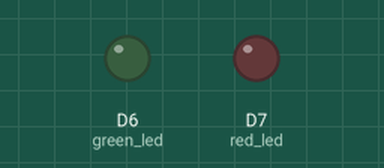
Simulated run of this sketch. Board: ESP8266 (NodeMCU). On the bench: output pins drawn as LEDs (lit = HIGH).

Above: at 0.84 s.
At 2.27 s:
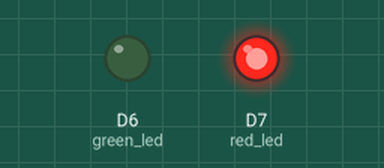
Timing chart, 0 to 5.7 s (numbered marks = the images above):
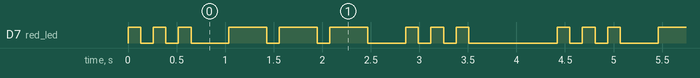

Measured:
- by itself, D7 (red_led): repeats every 4.4 s: 2 × (LOW 0.13 s, HIGH 0.13 s), LOW 0.39 s, 2 × (HIGH 0.39 s, LOW 0.13 s), HIGH 0.39 s, LOW 0.39 s, 2 × (HIGH 0.13 s, LOW 0.13 s), HIGH 0.13 s, LOW 0.91 s, HIGH 0.13 s
- by itself, everything shown: repeats every 4.4 s, in 18 steps

The sketch:

05-sketch.ino
```cpp
// active GPIO pin variables
const int red_led = D7;
const int green_led = D6;
// global variables
// morse code units
const int morse_dot = 1;
const int morse_dash = 3;
const int morse_symbol_gap = 1;
const int morse_letter_gap = 3;
const int morse_word_gap = 7;
// morse code smallest unit
const int morse_unit = 130;

void morseS(int led) {
  // . . . (3 dots)
  int dot = morse_dot * morse_unit;
  // first symbol (dot)
  digitalWrite(led, HIGH);
  delay(dot);
  digitalWrite(led, LOW);
  // symbol delay
  delay(morse_symbol_gap * morse_unit);
  // second symbol (dot)
  digitalWrite(led, HIGH);
  delay(dot);
  digitalWrite(led, LOW);
  // symbol delay
  delay(morse_symbol_gap * morse_unit);
  // third symbol (dot)
  digitalWrite(led, HIGH);
  delay(dot);
  digitalWrite(led, LOW);
}

void morseO(int led) {
  // - - - (3 dashes)
  int dash = morse_dash * morse_unit;
  // first symbol (dash)
  digitalWrite(led, HIGH);
  delay(dash);
  digitalWrite(led, LOW);
  // symbol delay
  delay(morse_symbol_gap * morse_unit);
  // second symbol (dash)
  digitalWrite(led, HIGH);
  delay(dash);
  digitalWrite(led, LOW);
  // symbol delay
  delay(morse_symbol_gap * morse_unit);
  // third symbol (dash)
  digitalWrite(led, HIGH);
  delay(dash);
  digitalWrite(led, LOW);
}

void setup() {
  pinMode(red_led, OUTPUT);
  pinMode(green_led, OUTPUT);
}

void loop() {
  // turn off all LEDs
  digitalWrite(red_led, LOW);
  digitalWrite(green_led, LOW);

  // S
  morseS(red_led);
  // delay
  delay(morse_letter_gap * morse_unit);
  // O
  morseO(red_led);
  // delay
  delay(morse_letter_gap * morse_unit);
  // S
  morseS(red_led);
  // delay word
  delay(morse_word_gap * morse_unit);
}
```
